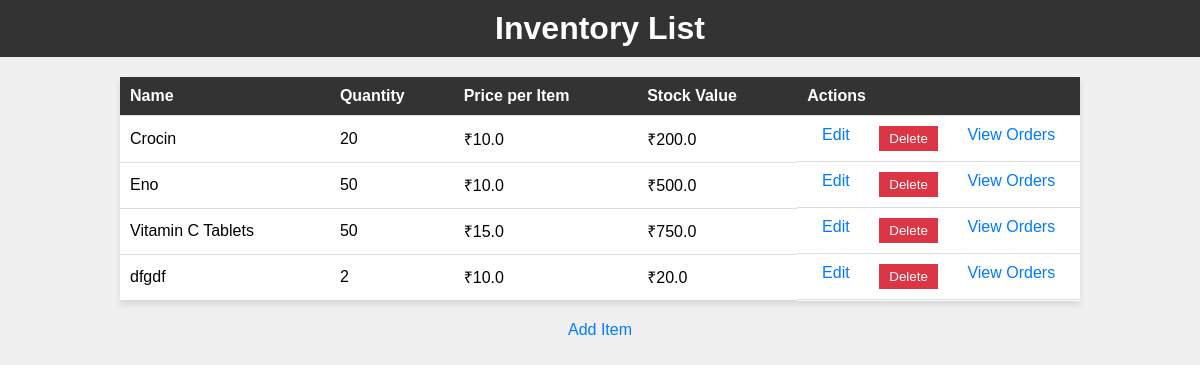
Page /inventory_list on the committed database.
### Test.py (models this page shows)
class InventoryItem(db.Model):
    id = db.Column(db.Integer, primary_key=True)
    name = db.Column(db.String(100), nullable=False)
    quantity = db.Column(db.Integer, nullable=False)
    price = db.Column(db.Float, nullable=False)

### Test.py (the view)
@app.route('/inventory_list')
def index():
    inventory_items = InventoryItem.query.all()
    return render_template('index.html', inventory_items=inventory_items)

### templates/index.html (shortened to what this page needs)
<!DOCTYPE html>
<html lang="en">
<head>
</head>
<body>
    <h1>Inventory List</h1>
    <table>
        <thead>
            <tr>
                <th>Name</th>
                <th>Quantity</th>
                <th>Price per Item</th>
                <th>Stock Value</th>
                <th>Actions</th>
            </tr>
        </thead>
        <tbody>
            {% for item in inventory_items %}
            <tr>
                <td>{{ item.name }}</td>
                <td>{{ item.quantity }}</td>
                <td>₹{{ item.price }}</td>
                <td>₹{{ item.quantity * item.price }}</td>
                <td class="actions">
                    <a href="{{ url_for('edit_item', item_id=item.id) }}">Edit</a>
                    <form method="post" action="{{ url_for('delete_item', item_id=item.id) }}">
                        <button style="style="background-color: #228B22; transition: transform 0.3s;" onmouseover="this.style.transform='scale(1.2)';" onmouseout="this.style.transform='scale(1)';" type="submit">Delete</button>
                    </form>
                    <a href="{{ url_for('view_orders', item_id=item.id) }}">View Orders</a>
                </td>
            </tr>
            {% endfor %}
        </tbody>
    </table>
    <a class="add-button" href="{{ url_for('add_item') }}">Add Item</a>
</body>
</html>

### templates/index.html (style rules this page uses)
body { font-family: Arial, sans-serif; margin: 0; padding: 0; background-color: #f0f0f0; }
h1 { text-align: center; background-color: #333; color: white; padding: 10px; margin: 0; }
table { border-collapse: collapse; width: 80%; margin: 20px auto; background-color: white; box-shadow: 0 4px 6px rgba(0, 0, 0, 0.1); }
th, td { padding: 10px; text-align: left; border-bottom: 1px solid #ddd; }
th { background-color: #333; color: white; }
td:last-child { text-align: center; }
.actions { display: flex; justify-content: space-around; }
a { text-decoration: none; color: #007BFF; }
button { background-color: #dc3545; color: white; border: none; padding: 5px 10px; cursor: pointer; }
.add-button { display: block; text-align: center; margin: 20px auto; }

### rows in the picture
InventoryItem: name "Crocin", quantity "20", price "10.0", item.quantity*item.price "200.0"
InventoryItem: name "Eno", quantity "50", price "10.0", item.quantity*item.price "500.0"
InventoryItem: name "Vitamin C Tablets", quantity "50", price "15.0", item.quantity*item.price "750.0"
InventoryItem: name "dfgdf", quantity "2", price "10.0", item.quantity*item.price "20.0"
